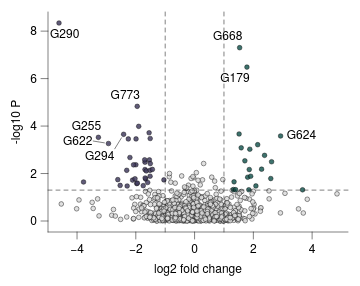

Vega-Lite specification stored for this chart:
### Vega-Lite specification from a JSON file in a GitHub repository (floating-point values rounded to 4 significant figures; data arrays with more than 128 entries replaced by an {"elided": "..."} marker saying what was removed)
{"background": null, "config": {"arc": {"fill": "#DBDBDB", "fillOpacity": 1.0, "innerRadius": 27.5, "padAngle": 0.03, "stroke": "black", "strokeOpacity": 1, "strokeWidth": 0.25}, "area": {"fill": "#DBDBDB", "fillOpacity": 1.0, "stroke": "black", "strokeOpacity": 1, "strokeWidth": 0.25}, "axis": {"domain": true, "domainCap": "round", "domainColor": "black", "domainWidth": 0.25, "grid": false, "gridCap": "round", "gridColor": "#F1F1F1", "gridDash": [0, 0], "gridOpacity": 1.0, "gridWidth": 0.25, "labelColor": "black", "labelFont": "Helvetica Neue, HelveticaNeue, Helvetica, Arial, sans-serif", "labelFontSize": 6, "labelFontStyle": "normal", "labelFontWeight": 400, "offset": 0, "ticks": true, "tickCap": "round", "tickColor": "black", "tickRound": false, "tickSize": 3.5, "tickWidth": 0.25, "titleColor": "black", "titleFont": "Helvetica Neue, HelveticaNeue, Helvetica, Arial, sans-serif", "titleFontSize": 6, "titleFontStyle": "normal", "titleFontWeight": 400}, "axisX": {"domain": true, "labelAlign": "center", "labelAngle": 0, "labels": true, "ticks": true, "translate": 0}, "axisY": {"domain": true, "labelAlign": "right", "labelAngle": 0, "labels": true, "ticks": true, "translate": 0}, "axisRight": {"domain": true, "labelAlign": "left", "labelAngle": 0, "labels": true, "ticks": true, "translate": 0}, "axisTop": {"domain": true, "labelAlign": "center", "labelAngle": 0, "labels": true, "ticks": true, "translate": 0}, "axisBand": {"tickOffset": 0}, "bar": {"fill": "#DBDBDB", "fillOpacity": 1.0, "stroke": "black", "strokeOpacity": 1, "strokeWidth": 0.25}, "boxplot": {"size": 9.9, "ticks": {"cornerRadius": 0.25, "fill": "black", "opacity": 1, "size": 4.95, "thickness": 0.25}, "box": {"fillOpacity": 1.0, "stroke": "black", "strokeOpacity": 1, "strokeWidth": 0.25}, "median": {"cornerRadius": 0, "fill": "black", "fillOpacity": 1.0, "opacity": 1, "size": 9.9, "thickness": 0.25}, "rule": {"fill": "black", "fillOpacity": 1.0, "size": 11.0, "stroke": "black", "strokeDash": [0, 0], "strokeOpacity": 1, "strokeWidth": 0.25}, "outliers": {"color": "black", "fill": "black", "fillOpacity": 1.0, "size": 0, "stroke": "black", "strokeOpacity": 1, "strokeWidth": 0.25}}, "circle": {"fill": "black", "fillOpacity": 1.0, "size": 1.375, "stroke": null, "strokeOpacity": 1, "strokeWidth": 0.25}, "errorband": {"band": {"fillOpacity": 0.6, "stroke": null, "strokeWidth": 0.25, "strokeOpacity": 1}, "borders": {"opacity": 0, "strokeOpacity": 1, "strokeWidth": 0.25}}, "errorbar": {"opacity": 1, "rule": {"strokeDash": [0, 0], "strokeWidth": 0.25}, "ticks": {"color": "black", "cornerRadius": 0.125, "opacity": 1, "size": 6.6, "thickness": 0.25}, "thickness": 0.25}, "font": "Helvetica Neue, HelveticaNeue, Helvetica, Arial, sans-serif", "geoshape": {"fill": "#DBDBDB", "fillOpacity": 1.0, "stroke": "black", "strokeOpacity": 1, "strokeWidth": 0.25}, "header": {"labelColor": "black", "labelFont": "Helvetica Neue, HelveticaNeue, Helvetica, Arial, sans-serif", "labelFontSize": 6, "labelFontStyle": "normal", "labelFontWeight": 400, "titleColor": "black", "titleFont": "Helvetica Neue, HelveticaNeue, Helvetica, Arial, sans-serif", "titleFontSize": 6, "titleFontStyle": "normal", "titleFontWeight": 400, "titlePadding": 0}, "legend": {"disable": false, "offset": 5.25, "titlePadding": 4, "labelOffset": 2, "gradientLabelOffset": 2, "columnPadding": 4, "rowPadding": 2, "gradientThickness": 5, "gradientOpacity": 1.0, "gradientStrokeColor": "black", "gradientStrokeWidth": 0.25, "labelColor": "black", "labelFont": "Helvetica Neue, HelveticaNeue, Helvetica, Arial, sans-serif", "labelFontSize": 6, "labelFontStyle": "normal", "labelFontWeight": 400, "strokeColor": "black", "strokeWidth": 0, "symbolSize": 36, "symbolStrokeColor": "black", "symbolStrokeWidth": 0.25, "titleColor": "black", "titleFont": "Helvetica Neue, HelveticaNeue, Helvetica, Arial, sans-serif", "titleFontSize": 6, "titleFontStyle": "normal", "titleFontWeight": 400}, "line": {"color": "black", "stroke": "black", "strokeCap": "butt", "strokeDash": [0, 0], "strokeOpacity": 1, "strokeWidth": 0.5}, "point": {"filled": true, "fill": "#DBDBDB", "fillOpacity": 1.0, "size": 5.5, "stroke": "black", "strokeOpacity": 1, "strokeWidth": 0.25}, "range": {"category": ["#B2B2B2", "#4A7CD3", "#008542", "#664CAF", "#509F98", "#636363", "#284F93", "#005226", "#382864", "#285753"], "diverging": {"scheme": ["#443E60", "#5F597E", "#7C759B", "#9994B6", "#B7B4CC", "#D6D5DC", "#F6F6F6", "#D1DAD9", "#A4C2BF", "#7AA9A4", "#578E89", "#37736E", "#1B5954"]}, "heatmap": {"scheme": ["#440154", "#472270", "#433E82", "#38598C", "#2C728E", "#238A8D", "#24A086", "#39B578", "#5DC862", "#96D646", "#CAE02D", "#FDE724"]}, "ordinal": {"scheme": ["#F1F1F1", "#DBDBDB", "#C6C6C6", "#B2B2B2", "#9D9D9D", "#898989", "#767676", "#636363", "#515151", "#404040", "#2F2F2F", "#1F1F1F"]}, "ramp": {"scheme": ["#440154", "#472270", "#433E82", "#38598C", "#2C728E", "#238A8D", "#24A086", "#39B578", "#5DC862", "#96D646", "#CAE02D", "#FDE724"]}}, "rule": {"color": "black", "stroke": "black", "strokeCap": "round", "strokeDash": [2, 2], "strokeOpacity": 1, "strokeWidth": 0.25}, "scale": {"barBandPaddingInner": 0.1, "rectBandPaddingInner": 0, "tickBandPaddingInner": 0.1, "bandPaddingOuter": 0.1, "bandWithNestedOffsetPaddingInner": 0.2, "bandWithNestedOffsetPaddingOuter": 0.2, "offsetBandPaddingInner": 0, "offsetBandPaddingOuter": 0, "continuousPadding": 5.5, "round": false}, "rect": {"fill": "#DBDBDB", "fillOpacity": 1.0, "stroke": "black", "strokeOpacity": 1, "strokeWidth": 0.25}, "square": {"fill": "#DBDBDB", "fillOpacity": 1.0, "size": 11.0, "stroke": "black", "strokeOpacity": 1, "strokeWidth": 0.25}, "text": {"color": "black", "font": "Helvetica Neue, HelveticaNeue, Helvetica, Arial, sans-serif", "fontSize": 6, "fontStyle": "normal", "fontWeight": 400}, "tick": {"color": "black", "cornerRadius": 0.125, "opacity": 1.0, "size": 9.9, "thickness": 0.25}, "title": {"anchor": "middle", "frame": "group", "color": "black", "font": "Helvetica Neue, HelveticaNeue, Helvetica, Arial, sans-serif", "fontSize": 6, "fontStyle": "normal", "fontWeight": 400, "subtitleColor": "black", "subtitleFont": "Helvetica Neue, HelveticaNeue, Helvetica, Arial, sans-serif", "subtitleFontSize": 6, "subtitleFontStyle": "normal", "subtitleFontWeight": 400}, "trail": {"color": "black", "opacity": 1, "size": 0.5}, "view": {"continuousWidth": 150, "continuousHeight": 110, "discreteWidth": 150, "discreteHeight": 110, "fill": null, "stroke": null, "strokeWidth": 0.25}}, "layer": [{"data": {"name": "data-89c060c72859b0c41b1a176ead185f7e"}, "mark": {"type": "point", "opacity": 0.85}, "encoding": {"color": {"condition": {"test": "datum.significance === 'Non-differential'", "value": "#DBDBDB"}, "field": "__dysonsphere_volcano_significance_score", "legend": null, "scale": {"domain": [-1, 1], "domainMid": 0}, "type": "quantitative"}, "x": {"field": "log2fc", "title": "log2 fold change", "type": "quantitative", "scale": {"nice": false}}, "y": {"field": "neglog10p", "title": "-log10 P", "type": "quantitative", "scale": {"nice": false}}}, "transform": [{"calculate": "datum.significance === 'Gained' ? 1 : datum.significance === 'Lost' ? -1 : 0", "as": "__dysonsphere_volcano_significance_score"}]}, {"data": {"values": [{"__dysonsphere__": 1}]}, "mark": {"type": "rule", "opacity": 1.0}, "encoding": {"x": {"datum": -1.0}}}, {"data": {"values": [{"__dysonsphere__": 1}]}, "mark": {"type": "rule", "opacity": 1.0}, "encoding": {"x": {"datum": 1.0}}}, {"data": {"values": [{"__dysonsphere__": 1}]}, "mark": {"type": "rule", "opacity": 1.0}, "encoding": {"y": {"datum": 1.301}}}, {"layer": [{"data": {"values": [{"__dysonsphere__": 1}]}, "mark": {"type": "text", "align": "center", "baseline": "middle", "fontSize": 6}, "encoding": {"text": {"value": "G179"}, "x": {"datum": 1.373, "scale": {"domain": [-4.614, 4.847]}}, "y": {"datum": 6.007, "scale": {"domain": [0.000247, 8.343]}}}}, {"data": {"values": [{"__dysonsphere__": 1}]}, "mark": {"type": "text", "align": "center", "baseline": "middle", "fontSize": 6}, "encoding": {"text": {"value": "G255"}, "x": {"datum": -3.682, "scale": {"domain": [-4.614, 4.847]}}, "y": {"datum": 4.003, "scale": {"domain": [0.000247, 8.343]}}}}, {"data": {"values": [{"__dysonsphere__": 1}]}, "mark": {"type": "text", "align": "center", "baseline": "middle", "fontSize": 6}, "encoding": {"text": {"value": "G290"}, "x": {"datum": -4.421, "scale": {"domain": [-4.614, 4.847]}}, "y": {"datum": 7.865, "scale": {"domain": [0.000247, 8.343]}}}}, {"data": {"values": [{"__dysonsphere__": 1}]}, "mark": {"type": "rule", "strokeDash": [0, 0]}, "encoding": {"x": {"datum": -2.488, "scale": {"domain": [-4.614, 4.847]}}, "x2": {"datum": -2.717}, "y": {"datum": 3.504, "scale": {"domain": [0.000247, 8.343]}}, "y2": {"datum": 3.042}}}, {"data": {"values": [{"__dysonsphere__": 1}]}, "mark": {"type": "text", "align": "center", "baseline": "middle", "fontSize": 6}, "encoding": {"text": {"value": "G294"}, "x": {"datum": -3.231, "scale": {"domain": [-4.614, 4.847]}}, "y": {"datum": 2.753, "scale": {"domain": [0.000247, 8.343]}}}}, {"data": {"values": [{"__dysonsphere__": 1}]}, "mark": {"type": "rule", "strokeDash": [0, 0]}, "encoding": {"x": {"datum": -3.07, "scale": {"domain": [-4.614, 4.847]}}, "x2": {"datum": -3.45}, "y": {"datum": 3.293, "scale": {"domain": [0.000247, 8.343]}}, "y2": {"datum": 3.37}}}, {"data": {"values": [{"__dysonsphere__": 1}]}, "mark": {"type": "text", "align": "center", "baseline": "middle", "fontSize": 6}, "encoding": {"text": {"value": "G622"}, "x": {"datum": -3.979, "scale": {"domain": [-4.614, 4.847]}}, "y": {"datum": 3.377, "scale": {"domain": [0.000247, 8.343]}}}}, {"data": {"values": [{"__dysonsphere__": 1}]}, "mark": {"type": "text", "align": "center", "baseline": "middle", "fontSize": 6}, "encoding": {"text": {"value": "G624"}, "x": {"datum": 3.635, "scale": {"domain": [-4.614, 4.847]}}, "y": {"datum": 3.61, "scale": {"domain": [0.000247, 8.343]}}}}, {"data": {"values": [{"__dysonsphere__": 1}]}, "mark": {"type": "text", "align": "center", "baseline": "middle", "fontSize": 6}, "encoding": {"text": {"value": "G668"}, "x": {"datum": 1.125, "scale": {"domain": [-4.614, 4.847]}}, "y": {"datum": 7.78, "scale": {"domain": [0.000247, 8.343]}}}}, {"data": {"values": [{"__dysonsphere__": 1}]}, "mark": {"type": "text", "align": "center", "baseline": "middle", "fontSize": 6}, "encoding": {"text": {"value": "G773"}, "x": {"datum": -2.36, "scale": {"domain": [-4.614, 4.847]}}, "y": {"datum": 5.309, "scale": {"domain": [0.000247, 8.343]}}}}]}], "name": "__dysonsphere_ext_biology_1", "resolve": {"scale": {"color": "independent"}}, "$schema": "https://vega.github.io/schema/vega-lite/v6.4.1.json", "datasets": {"data-89c060c72859b0c41b1a176ead185f7e": {"elided": "800 records"}}}
